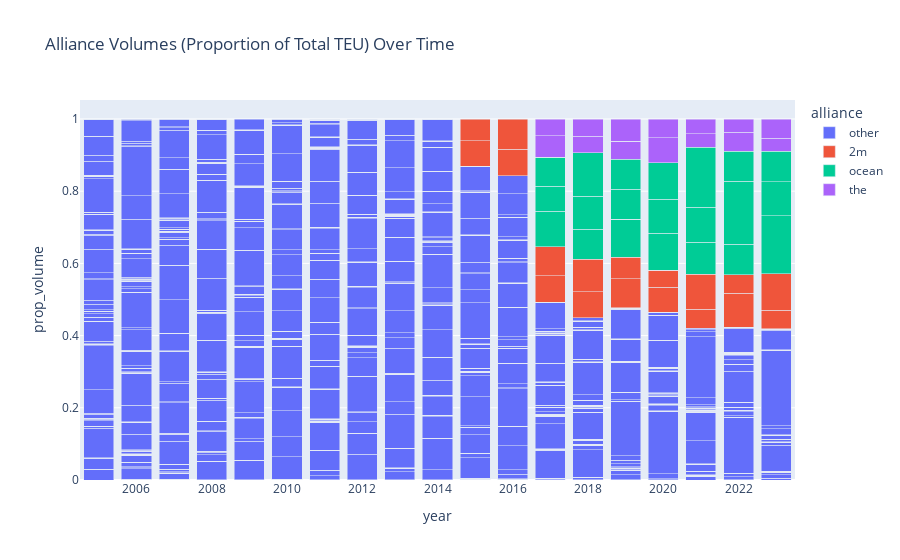

The cell this chart's notebook holds for it:
### Code cell
df = (
    exports_lf
    #group by alliance, scac, and year
    .group_by('alliance', 'scac', 'year')
    .agg(pl.col('teus').sum())
    #get proportion 
    .with_columns((pl.col('teus')/pl.col('teus').sum().over('year')).alias('prop_volume'))
    .collect()
)

#plot
fig = px.bar(
    df, x='year', y='prop_volume',
    color='alliance',
    #text='scac', 
    barmode='stack',  
    title='Alliance Volumes (Proportion of Total TEU) Over Time'
    )

fig.show()

### Figure 1 — Plotly figure (JSON) as saved in the notebook; plotly's stock layout.template omitted (floating-point values rounded to 4 significant figures; data arrays with more than 128 entries replaced by an {"elided": "..."} marker saying what was removed)
{"data": [{"alignmentgroup": "True", "hovertemplate": "alliance=other<br>year=%{x}<br>prop_volume=%{y}<extra></extra>", "legendgroup": "other", "marker": {"color": "#636efa", "pattern": {"shape": ""}}, "name": "other", "offsetgroup": "other", "orientation": "v", "showlegend": true, "textposition": "auto", "type": "bar", "x": {"elided": "3358 int values"}, "xaxis": "x", "y": {"elided": "3358 float values"}, "yaxis": "y"}, {"alignmentgroup": "True", "hovertemplate": "alliance=2m<br>year=%{x}<br>prop_volume=%{y}<extra></extra>", "legendgroup": "2m", "marker": {"color": "#EF553B", "pattern": {"shape": ""}}, "name": "2m", "offsetgroup": "2m", "orientation": "v", "showlegend": true, "textposition": "auto", "type": "bar", "x": [2017, 2020, 2019, 2018, 2021, 2021, 2023, 2022, 2020, 2022, 2023, 2016, 2017, 2019, 2016, 2018, 2015, 2015], "xaxis": "x", "y": [0.07332, 0.06961, 0.08026, 0.07209, 0.05206, 0.09669, 0.05188, 0.09341, 0.04577, 0.05096, 0.1008, 0.0738, 0.08057, 0.06061, 0.08331, 0.08901, 0.07017, 0.0601], "yaxis": "y"}, {"alignmentgroup": "True", "hovertemplate": "alliance=ocean<br>year=%{x}<br>prop_volume=%{y}<extra></extra>", "legendgroup": "ocean", "marker": {"color": "#00cc96", "pattern": {"shape": ""}}, "name": "ocean", "offsetgroup": "ocean", "orientation": "v", "showlegend": true, "textposition": "auto", "type": "bar", "x": [2019, 2017, 2020, 2020, 2019, 2017, 2018, 2020, 2022, 2019, 2017, 2018, 2023, 2021, 2021, 2020, 2023, 2023, 2022, 2018, 2021, 2022, 2019], "xaxis": "x", "y": [0.1043, 0.09845, 1.148e-06, 0.1026, 1.086e-06, 0.06986, 0.08357, 0.09427, 0.08495, 0.08354, 0.07956, 0.09153, 0.1615, 0.08911, 0.09659, 0.102, 0.09291, 0.0853, 0.1752, 0.12, 0.166, 0.08301, 0.08331], "yaxis": "y"}, {"alignmentgroup": "True", "hovertemplate": "alliance=the<br>year=%{x}<br>prop_volume=%{y}<extra></extra>", "legendgroup": "the", "marker": {"color": "#ab63fa", "pattern": {"shape": ""}}, "name": "the", "offsetgroup": "the", "orientation": "v", "showlegend": true, "textposition": "auto", "type": "bar", "x": [2020, 2023, 2019, 2021, 2020, 2020, 2018, 2023, 2018, 2021, 2017, 2019, 2017, 2019, 2017, 2022, 2022], "xaxis": "x", "y": [1.148e-06, 0.03584, 0.04974, 0.03801, 0.06861, 0.05221, 0.04579, 0.05326, 0.04829, 0.0407, 3.985e-06, 1.086e-06, 0.0598, 0.06142, 0.04634, 0.05205, 0.03685], "yaxis": "y"}], "layout": {"barmode": "stack", "legend": {"title": {"text": "alliance"}, "tracegroupgap": 0}, "title": {"text": "Alliance Volumes (Proportion of Total TEU) Over Time"}, "xaxis": {"anchor": "y", "domain": [0, 1], "title": {"text": "year"}}, "yaxis": {"anchor": "x", "domain": [0, 1], "title": {"text": "prop_volume"}}}}
